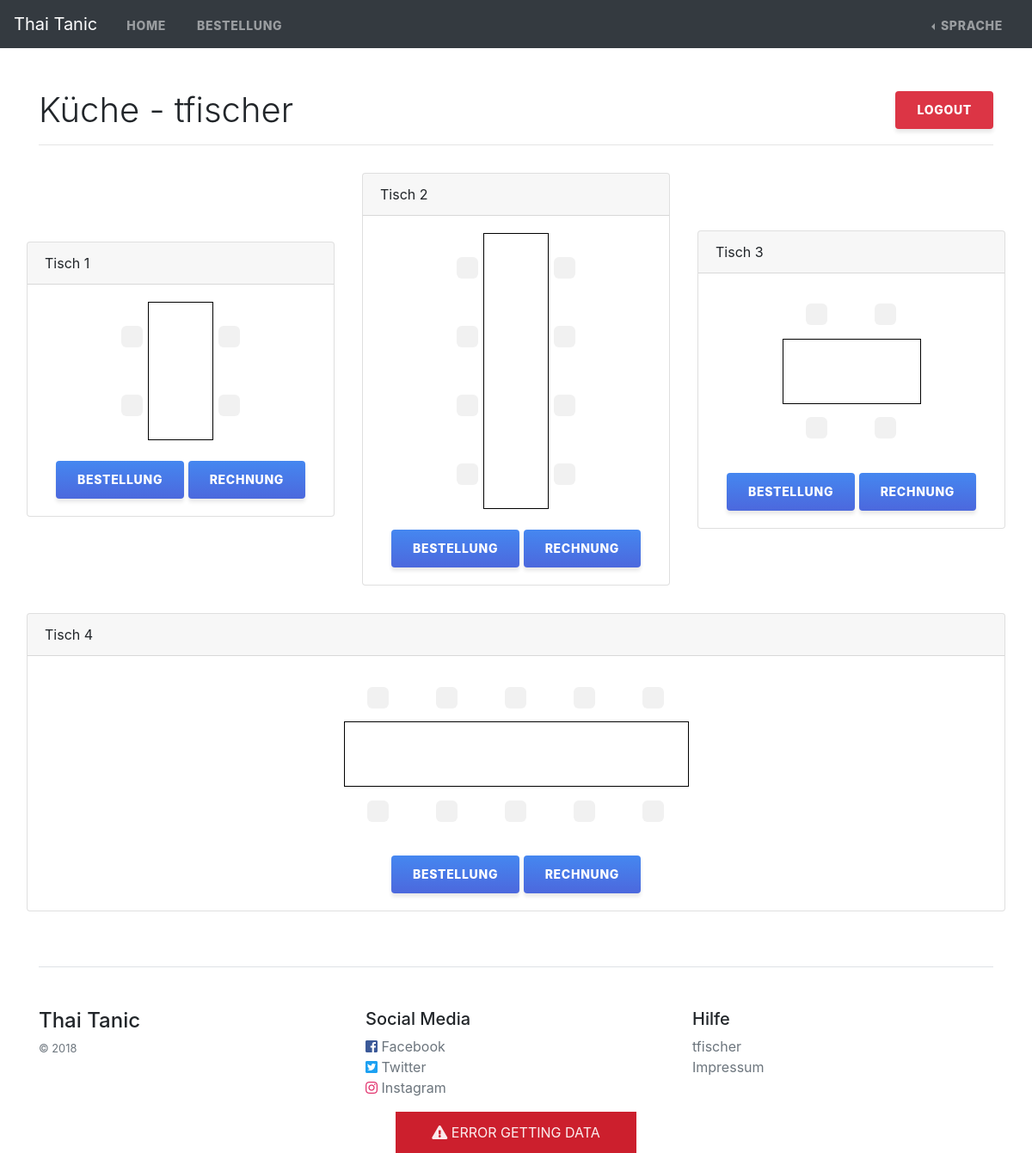
The app's page /kueche (signed in) with its own data.
### tables this page shows
CREATE TABLE `tisch` (
  `id` int(11) NOT NULL,
  `plaetze` int(11) NOT NULL,
  `ausrichtung` varchar(3) NOT NULL
);

### controllers/KuechenController.php (called while the page is built, shortened)
<?php
class KuechenController
{
    static function index()
    {
        $db = new DatabaseController();
        $tables = $db->get_tables();
        include dirname(__FILE__) . './../pages/kueche.php';
        return true;
    }
}

### index.php (called while the page is built, shortened)
<?php
require_once(dirname(__FILE__) . '/helpers.php');
require_once(dirname(__FILE__) . '/Route.php');
require_once(dirname(__FILE__) . '/controllers/Auth.php');
require_once(dirname(__FILE__) . '/controllers/DatabaseController.php');
require_once(dirname(__FILE__) . '/controllers/KuechenController.php');
$route = new Route();
$route->add('GET', '/', function () {
    include dirname(__FILE__) . '/pages/home.php';
    return true;
});
$route->add('GET', '/tisch', '\App\BestellungController::showTables');
$route->add('GET', '/tisch\/(\d*)', '\App\BestellungController::getTable');
$route->add('GET', '/kueche', '\App\KuechenController::index');
$route->add('GET', '/gerichte', '\App\KuechenController::get_gerichte');
$route->add('GET', '/kategorie_gerichte\/(\d*)', '\App\KuechenController::get_gerichte_by_kategorie');
$route->add('GET', '/kategorien', '\App\KuechenController::get_kategorien');
$route->add('GET', '/tisch_bestellung\/(\d*)', '\App\KuechenController::get_order_by_table');
$route->add('GET', '/bestellung_position\/(\d*)', '\App\KuechenController::get_positions_by_order');
$route->add('GET', '/gericht\/(\d*)', '\App\KuechenController::get_gericht');
$route->add('GET', '/revoke_position\/(\d*)', '\App\KuechenController::revoke_position');
$route->add('POST', '/bestellung', '\App\KuechenController::create_order');
$route->add('POST', '/position', '\App\KuechenController::create_position');
$route->add('POST', '/bestellung\/(\d*)', '\App\KuechenController::update_order_status');
$route->add('GET', '/paying\/(\d*)', '\App\KuechenController::paying_order');
$route->add('GET', '/order_payed\/(\d*)', '\App\KuechenController::order_payed');
$route->add('GET', '/view_bill\/(\d*)', '\App\KuechenController::view_bill');
$route->add('GET', '/login', '\App\AuthController::login');
$route->add('POST', '/login', '\App\AuthController::authenticate');
$route->add('GET', '/logout', '\App\AuthController::logout');
$route->add('GET', '/de', function () {
    $_SESSION['lang'] = "de";
    header('Location: ' . config('server.protocol') . $_SERVER['HTTP_HOST'] . config('server.base_url'));
});
$route->add('GET', '/en', function () {
    $_SESSION['lang'] = "en";
    header('Location: ' . config('server.protocol') . $_SERVER['HTTP_HOST'] . config('server.base_url'));
});
$route->add('GET', '/impressum', function () {
    include dirname(__FILE__) . '/pages/impressum.php';
    return true;
});
$route->run();

### controllers/Auth.php (called while the page is built, shortened)
<?php
class Auth
{
    static function check()
    {
        if (isset($_SESSION['auth'])) {
            return true;
        } else {
            return false;
        }
    }
    static function name()
    {
        if (Auth::check()) {
            $name = $_SESSION['auth'][0]['name'];
            return $name;
        }
        return null;
    }
}

### settings.php (called while the page is built)
<?php
return array(
    'server' => array(
        'protocol' => 'http://',
        'base_url' => '/restaurant',
        'url' => 'http://localhost/restaurant/',
        'bill_url' => 'http://localhost:8080/RechnungServlet/Home?id='
    ),
    'lang_fallback' => 'de',
    'db' => array(
        'database' => 'resbes',
        'user' => 'resbes',
        'password' => 'DHBW_WP_2018',
        'server' => '127.0.0.1'
    ),
);

### controllers/DatabaseController.php (called while the page is built, shortened)
<?php
class DatabaseController
{
    private $_con = null;
    public function conn()
    {
        $this->_con = new \mysqli(config('db.server'), config('db.user'), config('db.password'), config('db.database'));
    }
    public function get_tables()
    {
        $sql = "SELECT * FROM tisch";
        $tables = array();
        if ($result = mysqli_query($this->_con, $sql)) {
            $tables = $this->get_as_array($result);
        }
        return $tables;
    }
    private function get_as_array($sql_results)
    {
        $array = array();
        while ($entry = mysqli_fetch_assoc($sql_results)) {
            $tmp = array();
            foreach ($entry as $key => $value) {
                $tmp[$key] = $value;
            }
            $array[] = $tmp;
        }
        return $array;
    }
}

### pages/kueche.php (the view, shortened to what this page needs)
<?php include "partials/html_top.php"; ?>
<?php include 'partials/navbar.php'; ?>
<div class="container pt-5">
    <h1 class="font-weight-light">
        <span>Küche - <?php echo \App\Auth::name() ?></span>
        <a class="btn btn-danger float-right logoutBtn" href="<?php asset('/logout') ?>">Logout</a>
    </h1>
    <hr>
</div>
<div class="container-fluid">
    <div class="d-flex flex-wrap justify-content-around align-self-center">
        <?php foreach ($tables as $table): ?>
            <div class="p-3 flex-fill align-self-center">
                <div class="card">
                    <div class="card-header">
                        Tisch <?php echo $table['id'] ?>
                    </div>
                    <div class="card-body">
                        <table class="table table-borderless res_table <?php echo $table['ausrichtung']; ?>"
                               data-id="<?php echo $table['id'] ?>" data-seats="<?php echo $table['plaetze'] ?>">
                            <tbody>
                            <?php if ($table['ausrichtung'] == "hor"): ?>
                                <tr>
                                    <?php for ($i = 1; $i <= $table['plaetze'] / 2; $i++): ?>
                                        <td>
                                            <label class="place">
                                                <span class="seat"></span>
                                            </label>
                                        </td>
                                    <?php endfor; ?>
                                </tr>
                                <tr>
                                    <?php for ($i = 0; $i < $table['plaetze'] / 2; $i++): ?>
                                        <td></td>
                                    <?php endfor; ?>
                                </tr>
                                <tr>
                                    <?php for ($i = ($table['plaetze'] / 2) + 1; $i <= $table['plaetze']; $i++): ?>
                                        <td>
                                            <label class="place">
                                                <span class="seat"></span>
                                            </label>
                                        </td>
                                    <?php endfor; ?>
                                </tr>
                            <?php else: ?>
                                <?php $i = 1;
                                while ($i <= $table['plaetze']): ?>
                                    <tr>
                                        <td>
                                            <label class="place">
                                                <input type="checkbox" data-nr="<?php echo $i++ ?>"
                                                <span class="seat"></span>
                                            </label>
                                        </td>
                                        <td></td>
                                        <td>
                                            <label class="place">
                                                <input type="checkbox" data-nr="<?php echo $i++ ?>"
                                                <span class="seat"></span>
                                            </label>
                                        </td>
                                    </tr>
                                <?php endwhile; ?>
                            <?php endif; ?>
                            </tbody>
                        </table>
                        <div class="text-center">
                            <button class="btn btn-primary mt-4 openOrderModal">Bestellung</button>
                            <button class="btn btn-primary mt-4 viewBillBtn">Rechnung</button>
                        </div>
                    </div>
                </div>
            </div>
        <?php endforeach; ?>
    </div>
</div>
<?php include 'partials/footer.php'; ?>
<?php include 'partials/html_bottom.php'; ?>

### Route.php (shortened to what this page needs)
<?php
class Route
{
    private $_methods = array();
    private $_uri = array();
    private $_callable = array();
    public function add(String $mehtod, String $uri, $callable = null)
    {
        $this->_methods[] = strtoupper($mehtod);
        $this->_uri[] = '/' . trim($uri, '/');
        if ($callable != null) {
            $this->_callable[] = $callable;
        }
    }
    public function run()
    {
        $uriGetParam = isset($_GET['uri']) ? '/' . $_GET['uri'] : '/';
        foreach ($this->_uri as $key => $value) {
            if (preg_match_all("#^$value$#", $uriGetParam, $matches)) {
                if ($this->_methods[$key] == $_SERVER['REQUEST_METHOD']) {
                    call_user_func($this->_callable[$key], isset($matches[1]) ? $matches[1][0] : $matches);
                    return true;
                } else {
                    http_response_code(404);
                    header('Not Found');
                    include dirname(__FILE__) . '/pages/404.php';
                }
            }
        }
        return false;
    }
}

### css/app.css (style rules this page uses)
.btn { border-width: 0; border-color: transparent; -webkit-box-shadow: 0 4px 4px rgba(0, 0, 0, 0.09); box-shadow: 0 4px 4px rgba(0, 0, 0, 0.09); padding: 15px 25px; font-size: 14px; text-transform: uppercase; font-weight: 800; letter-spacing: 0.05em; line-height: 1; }
.btn.btn-primary { background: #4587F0; background: -webkit-gradient(linear, left top, left bottom, from(#4587F0), to(#4C68DD)); background: linear-gradient(to bottom, #4587F0 0%, #4C68DD 100%); }
.logoutBtn { margin-top: 2px; }
.res_table { text-align: center; width: auto; position: relative; margin: auto; }
.res_table.hor tr td { width: 80px; }
.res_table.hor tr:first-child { border-bottom: 1px solid black; }
.res_table.hor tr:last-child { border-top: 1px solid black; }
.res_table.hor tr:nth-child(2) { height: 75px; border-left: 1px solid black; border-right: 1px solid black; }
.res_table.ver tr:first-child td:nth-child(2) { border-top: 1px solid black; border-left: 1px solid black; border-right: 1px solid black; }
.res_table.ver tr:not(:first-child) td:nth-child(2), .res_table.ver tr:not(:last-child) td:nth-child(2) { border-left: 1px solid black; border-right: 1px solid black; }
.res_table.ver tr:last-child td:nth-child(2) { border-bottom: 1px solid black; border-left: 1px solid black; border-right: 1px solid black; width: 75px; }
.res_table.ver tr td { height: 80px; padding: .75rem; padding-top: 1.5rem; }
.res_table .place { display: block; position: relative; -webkit-user-select: none; -moz-user-select: none; -ms-user-select: none; user-select: none; }
.res_table .place .seat { cursor: pointer; position: absolute; left: 50%; top: 15%; margin-left: -13px; background-color: #f1f1f1; width: 25px; height: 25px; border-radius: 6px; }
.res_table .place .seat:after { content: ""; position: absolute; display: none; }

### records on screen
tisch: id "1", ausrichtung "ver" (drawn)
tisch: id "2", ausrichtung "ver" (drawn)
tisch: id "3", ausrichtung "hor" (drawn)
tisch: id "4", ausrichtung "hor" (drawn)

### other values on screen
$val "Thai Tanic HOME BESTELLUNG SPRACHE Thai Tanic Hilfe Impressum"
